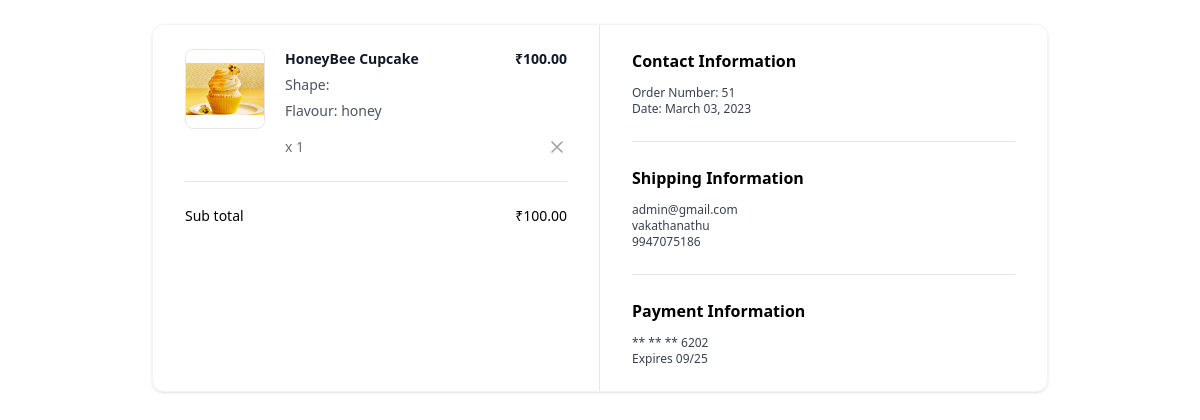
The app's page /orders/summary/ (signed in) with its own data.
### cakeshop/models.py (models this page shows, shortened)
class OrderItems(models.Model):
    order_object=models.ForeignKey(Order,on_delete=models.CASCADE,related_name="purchaseitems")
    basket_item_object=models.ForeignKey(BasketItem,on_delete=models.CASCADE)
    option=(
        ("order-placed","order-placed"),
        ("intransit","intransit"),
        ("dispatched","dispatched"),
        ("delivered","delivered"),
        ("cancelled","cancelled")
    )
    status=models.CharField(max_length=200,choices=option,default="order-placed")

class BasketItem(models.Model):
    cakevarient_object=models.ForeignKey(CakeVariant,on_delete=models.CASCADE)
    qty=models.PositiveIntegerField(default=1)
    basket_object=models.ForeignKey(Basket,on_delete=models.CASCADE,related_name="cartitem")
    created_date = models.DateTimeField(auto_now_add=True)
    updated_date = models.DateTimeField(auto_now=True)
    is_active = models.BooleanField(default=True)
    note=models.TextField(blank=True)
    occasion_object=models.ForeignKey(Occasion,on_delete=models.CASCADE,null=True)
    flavour_object=models.ForeignKey(Flavour,on_delete=models.CASCADE,null=True)
    is_order_placed=models.BooleanField(default=False)
    @property
    def item_total(self):
        return self.qty*self.cakevarient_object.price

class CakeVariant(models.Model):
    SHAPE_CHOICES = [
        ('Round', 'Round'),
        ('Square', 'Square'),
        ('Heart', 'Heart'),
        ('Custom', 'Custom'),
    ]
    WEIGHT_CHOICES = [
        (0.5, '0.5 kg'),
        (1, '1 kg'),
        (1.5, '1.5 kg'),
        (2,'2 kg'),
        (2.5,'2.5kg'),
        (3, '3 kg'),
        (4, '4 kg'),
        (5, '5 kg'),
    ]
    cake_object = models.ForeignKey(Cake, on_delete=models.CASCADE, related_name="cakeproduct")
    shape = models.CharField(max_length=10, choices=SHAPE_CHOICES, default='Round')
    weight_in_kg = models.DecimalField(max_digits=10, decimal_places=2, choices=WEIGHT_CHOICES, default=1)
    created_date = models.DateTimeField(auto_now_add=True)
    updated_date = models.DateTimeField(auto_now=True)
    is_active = models.BooleanField(default=True)
    price = models.DecimalField(max_digits=10, decimal_places=2, default=0)

class Cake(models.Model):
    title = models.CharField(max_length=200, unique=True)
    description = models.TextField(null=True)
    image = models.ImageField(upload_to="cake_product_images", default="default.jpg", null=True, blank=True)
    category_object = models.ForeignKey(Category, on_delete=models.CASCADE,related_name="cakecategory")
    occasion_object = models.ManyToManyField(Occasion)
    flavour_object = models.ManyToManyField(Flavour)
    created_date = models.DateTimeField(auto_now_add=True)
    updated_date = models.DateTimeField(auto_now=True)
    is_active = models.BooleanField(default=True)

class Flavour(models.Model):
    name = models.CharField(max_length=200, unique=True)
    created_date = models.DateTimeField(auto_now_add=True)
    updated_date = models.DateTimeField(auto_now=True)
    is_active = models.BooleanField(default=True)
    def __str__(self):
        return self.name

class Order(models.Model):
    user_object=models.ForeignKey(User,on_delete=models.CASCADE,related_name="purchase")
    delivery_address=models.CharField(max_length=200)
    phone=models.CharField(max_length=12)
    email=models.CharField(max_length=200,null=True)
    is_paid=models.BooleanField(default=False)
    total=models.PositiveIntegerField()
    order_id=models.CharField(max_length=200,null=True)
    options=(
        ("cod","cod"),
        ("online","online")
    )
    payment=models.CharField(max_length=200,choices=options,default="cod")
    option=(
        ("order-placed","order-placed"),
        ("intransit","intransit"),
        ("dispatched","dispatched"),
        ("delivered","delivered"),
        ("cancelled","cancelled")
    )
    status=models.CharField(max_length=200,choices=option,default="order-placed")
    @property
    def get_order_items(self):
        return self.purchaseitems.all()
    @property
    def get_order_total(self):
        purchase_items=self.get_order_items
        order_total=0
        if purchase_items:
            order_total=sum([pi.basket_item_object.item_total for pi in purchase_items])
        print("test print",order_total)
        return order_total

### cakeshop/views.py (the view)
# urls.py: path("orders/summary/",views.OrderSummaryView.as_view(),name="order-summary"),
class OrderSummaryView(View):
    def get(self,request,*args,**kwargs):
        qs=Order.objects.filter(user_object=request.user).exclude(status="cancelled")
        return render(request,"order_summary.html",{"data":qs})

### cakeshop/context_processors.py (called while the page is built)
def basket_count(request):
    if request.user.is_authenticated:
        count=request.user.cart.cart_item_count
        return {"cart_count":count}
    else:
        return {"cart_count":0}

### cakeshop/models.py (called while the page is built)
    @property
    def cart_items(self):
        return self.cartitem.filter(is_order_placed=False)

    @property
    def cart_item_count(self):
        return self.cart_items.count()

### cakeshop/templates/order_summary.html (shortened to what this page needs)
<!DOCTYPE html>
<html lang="en">
<head>
    <script src="https://cdn.tailwindcss.com"></script>
</head>
<body>
    {%for o in data%}
    {%if o.get_order_items%}
    <div class="mx-auto my-4 max-w-4xl md:my-6">
        <div class="overflow-hidden rounded-xl border border-gray-100 shadow">
          <div class="grid grid-cols-1 md:grid-cols-2">
            <div class="px-5 py-6 md:border-r md:border-r-gray-200 md:px-8">
              <div class="flow-root">
                <ul class="-my-7 divide-y divide-gray-200">
                    {%for oi in o.get_order_items%}
                    <li class="flex items-stretch justify-between space-x-5 py-7">
                        <div class="flex flex-1 items-stretch">
                          <div class="flex-shrink-0">
                            <img
                              class="h-20 w-20 rounded-lg border border-gray-200 object-contain"
                              src="{{oi.basket_item_object.cakevarient_object.cake_object.image.url}}"
                              alt="https://static.nike.com/a/images/c_limit,w_592,f_auto/t_product_v1/54a510de-a406-41b2-8d62-7f8c587c9a7e/air-force-1-07-lv8-shoes-9KwrSk.png"
                            />
                          </div>
                          <div class="ml-5 flex flex-col justify-between">
                            <div class="flex-1">
                              <p class="text-sm font-bold text-gray-900">
                                {{oi.basket_item_object.cakevarient_object.cake_object.title}}
                              </p>
                              <p class="mt-1.5 text-sm font-medium text-gray-600">
                                Shape: {{oi.basket_item_object.shape_object}}
                              </p>
                              <p class="mt-1.5 text-sm font-medium text-gray-600">
                                Flavour: {{oi.basket_item_object.flavour_object}}
                              </p>
                            </div>
                            <p class="mt-4 text-sm font-medium text-gray-500">x {{oi.basket_item_object.qty}}</p>
                          </div>
                        </div>
                        <div class="ml-auto flex flex-col items-end justify-between">
                          <p class="text-right text-sm font-bold text-gray-900">
                            ₹{{oi.basket_item_object.item_total}}
                          </p>
                          <a
                            href="{%url 'order-item-remove' oi.id%}"
                            type="button"
                            class="-m-2 inline-flex rounded p-2 text-gray-400 transition-all duration-200 hover:text-gray-900 focus:outline-none focus:ring-2 focus:ring-gray-900 focus:ring-offset-2"
                          >
                            <svg
                              xmlns="http://www.w3.org/2000/svg"
                              width="24"
                              height="24"
                              viewBox="0 0 24 24"
                              fill="none"
                              stroke="currentColor"
                              stroke-width="2"
                              stroke-linecap="round"
                              stroke-linejoin="round"
                              class="h-5 w-5"
                            >
                              <line x1="18" y1="6" x2="6" y2="18"></line>
                              <line x1="6" y1="6" x2="18" y2="18"></line>
                            </svg>
                        </a>
                        </div>
                      </li>
                    {%endfor%}
                </ul>
                <hr class="mt-6 border-gray-200" />
                <ul class="mt-6 space-y-3">
                  <li class="flex items-center justify-between">
                    <p class="text-sm font-medium">Sub total</p>
                    <p class="text-sm font-medium">₹{{o.get_order_total}}</p>
                  </li>
                </ul>
              </div>
            </div>
            <div class="px-5 py-6 md:px-8">
              <div class="flow-root">
                <div class="-my-6 divide-y divide-gray-200">
                  <div class="py-6">
                    <h2 class="text-base font-bold text-black">
                      Contact Information
                    </h2>
                    <p class="fontmedium mt-3 text-xs text-gray-700">
                      Order Number: {{o.id}}
                    </p>
                    <p class="text-xs font-medium text-gray-700">
                      Date: March 03, 2023
                    </p>
                  </div>
                  <div class="py-6">
                    <h2 class="mb-2 text-base font-bold text-black">
                      Shipping Information
                    </h2>
                    <p class="mt-3 text-xs font-medium text-gray-700">{{o.email}}</p>
                    <p class="text-xs font-medium text-gray-700">
                      {{o.delivery_address}}
                    </p>
                    <p class="text-xs font-medium text-gray-700">{{o.phone}}</p>
                  </div>
                  <div class="py-6">
                    <h2 class="text-base font-bold text-black">
                      Payment Information
                    </h2>
                    <p class="mt-3 text-xs font-medium text-gray-700">
                      ** ** ** 6202
                    </p>
                    <p class="text-xs font-medium text-gray-700">Expires 09/25</p>
                  </div>
                </div>
              </div>
            </div>
          </div>
        </div>
      </div>
    {%endif%}
    {%endfor%}

### records on screen
Order: get_order_total "100.00", id "51", email "admin@gmail.com", delivery_address "vakathanathu", phone "9947075186"
OrderItems: basket_item_object.cakevarient_object.cake_object.image (picture), basket_item_object.cakevarient_object.cake_object "HoneyBee Cupcake", basket_item_object.flavour_object "honey", basket_item_object.qty "1", basket_item_object.item_total "100.00"
